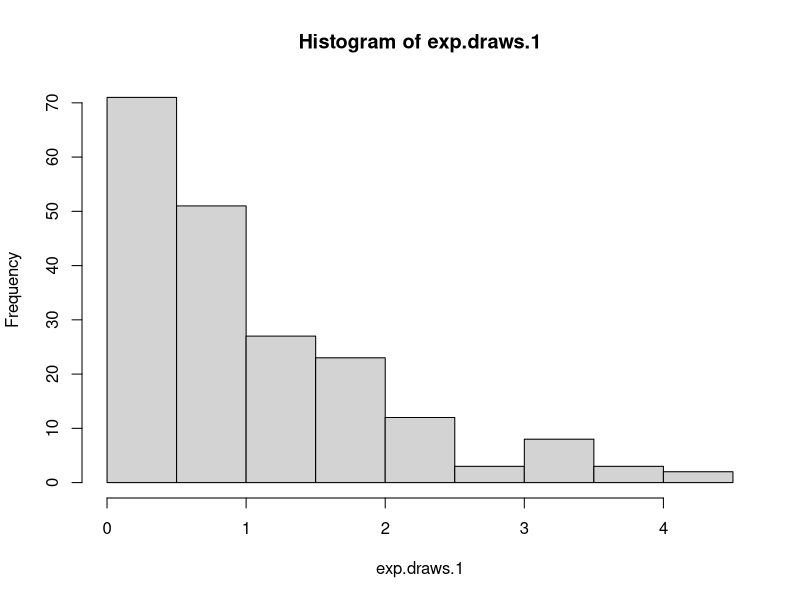
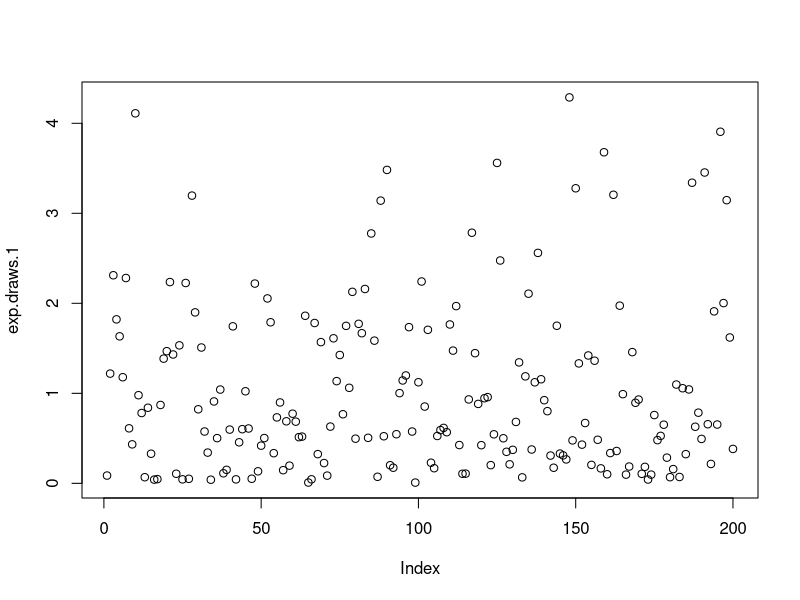
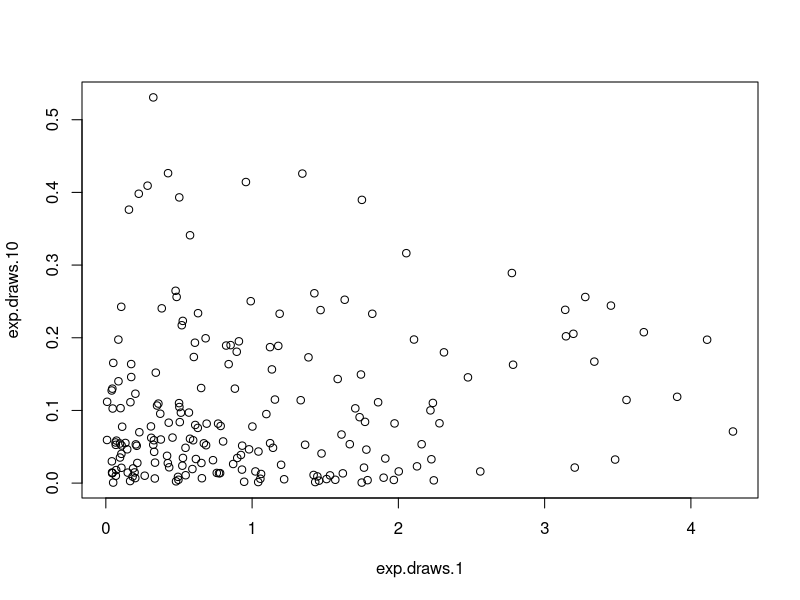

Source code (R) for these figures, in order:
## ---- chunk 1
#This vector holds 200 random values from the standard exponential distribution.
exp.draws.1 <- rexp(n = 200)
#This is the calculation of the mean and standard deviation of the just created vector.
mean(exp.draws.1)
sd(exp.draws.1)
## ---- chunk 2
#The following vectors hold 200 random values from the exponential distribution with varying rate, with their means and standard deviations calculated.

#With rate = 0.2
exp.draws.0.2 <- rexp(n = 200, rate = 0.2)
mean(exp.draws.0.2)
sd(exp.draws.0.2)

#With rate = 5
exp.draws.5 <- rexp(n = 200, rate = 5)
mean(exp.draws.5)
sd(exp.draws.5)

#With rate 7.3
exp.draws.7.3 <- rexp(n = 200, rate = 7.3)
mean(exp.draws.7.3)
sd(exp.draws.7.3)

#With rate 10
exp.draws.10 <- rexp(n = 200, rate = 10)
mean(exp.draws.10)
sd(exp.draws.10)
## ---- chunk 3
#Histogram of results from the generated random values from the standard exponential distribution.
hist(exp.draws.1)
## ---- chunk 4
#Plot of the generated random values from the standard exponential distribution.
plot(exp.draws.1)
## ---- chunk 5
plot(exp.draws.1, exp.draws.10)
